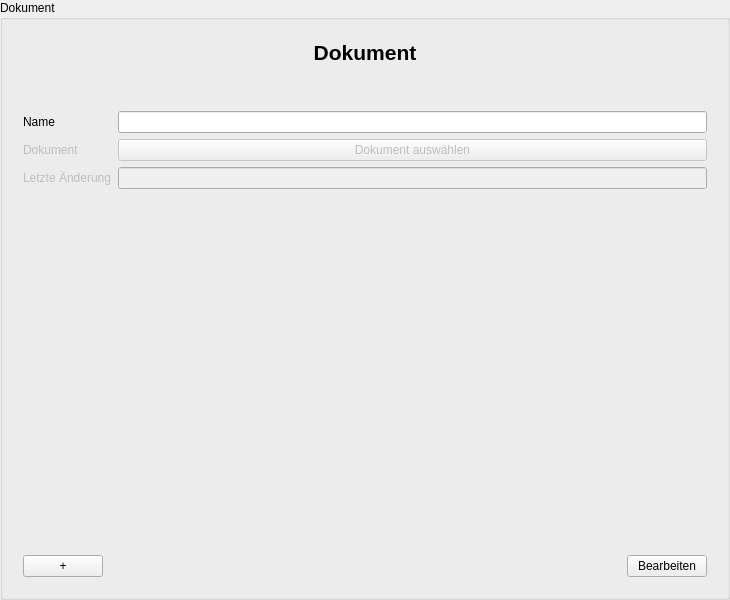
<?xml version="1.0" encoding="UTF-8" ?>
<ui version="4.0">
 <class>DocumentInputArea</class>
 <widget class="QGroupBox" name="DocumentInputArea">
  <property name="geometry">
   <rect>
    <x>0</x>
    <y>0</y>
    <width>730</width>
    <height>600</height>
   </rect>
  </property>
  <property name="windowTitle">
   <string>Dokument</string>
  </property>
  <property name="accessibleName">
   <string>DocumentInputDialog</string>
  </property>
  <property name="title">
   <string>Dokument</string>
  </property>
  <layout class="QGridLayout" name="gridLayout_3">
   <item row="0" column="0">
    <widget class="QWidget" name="GroupBox" native="true">
     <layout class="QVBoxLayout" name="verticalLayout_3">
      <item>
       <layout class="QVBoxLayout" name="verticalLayout">
        <item>
         <widget class="QLabel" name="label_Header">
          <property name="font">
           <font>
            <pointsize>16</pointsize>
            <weight>75</weight>
            <bold>true</bold>
           </font>
          </property>
          <property name="text">
           <string>Dokument</string>
          </property>
          <property name="alignment">
           <set>Qt::AlignCenter</set>
          </property>
         </widget>
        </item>
       </layout>
      </item>
      <item>
       <spacer name="verticalSpacer_2">
        <property name="orientation">
         <enum>Qt::Vertical</enum>
        </property>
        <property name="sizeType">
         <enum>QSizePolicy::Preferred</enum>
        </property>
        <property name="sizeHint" stdset="0">
         <size>
          <width>20</width>
          <height>40</height>
         </size>
        </property>
       </spacer>
      </item>
      <item>
       <layout class="QFormLayout" name="formLayout">
        <item row="0" column="0">
         <widget class="QLabel" name="nameLabel">
          <property name="text">
           <string>Name</string>
          </property>
          <property name="buddy">
           <cstring>nameLineEdit</cstring>
          </property>
         </widget>
        </item>
        <item row="0" column="1">
         <widget class="QLineEdit" name="nameLineEdit" />
        </item>
        <item row="1" column="0">
         <widget class="QLabel" name="documentLabel">
          <property name="enabled">
           <bool>false</bool>
          </property>
          <property name="text">
           <string>Dokument</string>
          </property>
          <property name="buddy">
           <cstring>documentAddPushButton</cstring>
          </property>
         </widget>
        </item>
        <item row="2" column="0">
         <widget class="QLabel" name="lastUpdateLabel">
          <property name="enabled">
           <bool>false</bool>
          </property>
          <property name="text">
           <string>Letzte Änderung</string>
          </property>
          <property name="buddy">
           <cstring>lastUpdateLineEdit</cstring>
          </property>
         </widget>
        </item>
        <item row="2" column="1">
         <widget class="QLineEdit" name="lastUpdateLineEdit">
          <property name="enabled">
           <bool>false</bool>
          </property>
         </widget>
        </item>
        <item row="1" column="1">
         <widget class="QPushButton" name="documentAddPushButton">
          <property name="enabled">
           <bool>false</bool>
          </property>
          <property name="text">
           <string>Dokument auswählen</string>
          </property>
         </widget>
        </item>
       </layout>
      </item>
      <item>
       <spacer name="verticalSpacer">
        <property name="orientation">
         <enum>Qt::Vertical</enum>
        </property>
        <property name="sizeHint" stdset="0">
         <size>
          <width>20</width>
          <height>40</height>
         </size>
        </property>
       </spacer>
      </item>
      <item>
       <layout class="QHBoxLayout" name="horizontalLayout">
        <item>
         <widget class="QPushButton" name="addPushButton">
          <property name="text">
           <string>+</string>
          </property>
         </widget>
        </item>
        <item>
         <spacer name="horizontalSpacer">
          <property name="orientation">
           <enum>Qt::Horizontal</enum>
          </property>
          <property name="sizeHint" stdset="0">
           <size>
            <width>40</width>
            <height>20</height>
           </size>
          </property>
         </spacer>
        </item>
        <item>
         <widget class="QPushButton" name="editFinishPushButton">
          <property name="text">
           <string>Bearbeiten</string>
          </property>
         </widget>
        </item>
       </layout>
      </item>
     </layout>
    </widget>
   </item>
  </layout>
 </widget>
 <tabstops>
  <tabstop>nameLineEdit</tabstop>
  <tabstop>documentAddPushButton</tabstop>
  <tabstop>lastUpdateLineEdit</tabstop>
  <tabstop>addPushButton</tabstop>
  <tabstop>editFinishPushButton</tabstop>
 </tabstops>
 <resources />
 <connections />
</ui>
